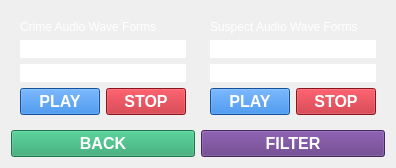
            <widget class="QWidget" name="page_2">
             <layout class="QGridLayout" name="gridLayout_3">
              <item row="0" column="1">
               <widget class="QWidget" name="widget_2" native="true">
                <layout class="QGridLayout" name="gridLayout_4">
                 <item row="1" column="0" colspan="2">
                  <widget class="QWidget" name="widget_5" native="true">
                   <property name="styleSheet">
                    <string notr="true">background-color: rgb(255, 255, 255);</string>
                   </property>
                   <layout class="QGridLayout" name="gridLayout_7"/>
                  </widget>
                 </item>
                 <item row="2" column="0" colspan="2">
                  <widget class="QWidget" name="widget_6" native="true">
                   <property name="styleSheet">
                    <string notr="true">background-color: rgb(255, 255, 255);</string>
                   </property>
                   <layout class="QGridLayout" name="gridLayout_9"/>
                  </widget>
                 </item>
                 <item row="3" column="0">
                  <widget class="QPushButton" name="pushButton_6">
                   <property name="font">
                    <font>
                     <pointsize>12</pointsize>
                     <weight>75</weight>
                     <bold>true</bold>
                    </font>
                   </property>
                   <property name="styleSheet">
                    <string notr="true">background-color: rgb(28, 113, 216);
color: rgb(255, 255, 255);</string>
                   </property>
                   <property name="text">
                    <string>PLAY</string>
                   </property>
                  </widget>
                 </item>
                 <item row="3" column="1">
                  <widget class="QPushButton" name="pushButton_7">
                   <property name="font">
                    <font>
                     <pointsize>12</pointsize>
                     <weight>75</weight>
                     <bold>true</bold>
                    </font>
                   </property>
                   <property name="styleSheet">
                    <string notr="true">background-color: rgb(192, 28, 40);
color: rgb(255, 255, 255);</string>
                   </property>
                   <property name="text">
                    <string>STOP</string>
                   </property>
                  </widget>
                 </item>
                 <item row="0" column="0" colspan="2">
                  <widget class="QLabel" name="label_11">
                   <property name="styleSheet">
                    <string notr="true">color: rgb(255, 255, 255);</string>
                   </property>
                   <property name="text">
                    <string>Suspect Audio Wave Forms</string>
                   </property>
                  </widget>
                 </item>
                </layout>
               </widget>
              </item>
              <item row="0" column="0">
               <widget class="QWidget" name="widget" native="true">
                <layout class="QGridLayout" name="gridLayout_5">
                 <item row="0" column="0" colspan="2">
                  <widget class="QLabel" name="label_2">
                   <property name="styleSheet">
                    <string notr="true">color: rgb(255, 255, 255);</string>
                   </property>
                   <property name="text">
                    <string>Crime Audio Wave Forms</string>
                   </property>
                  </widget>
                 </item>
                 <item row="1" column="0" colspan="2">
                  <widget class="QWidget" name="widget_3" native="true">
                   <property name="styleSheet">
                    <string notr="true">background-color: rgb(255, 255, 255);</string>
                   </property>
                   <layout class="QGridLayout" name="gridLayout_6"/>
                  </widget>
                 </item>
                 <item row="2" column="0" colspan="2">
                  <widget class="QWidget" name="widget_4" native="true">
                   <property name="styleSheet">
                    <string notr="true">background-color: rgb(255, 255, 255);</string>
                   </property>
                   <layout class="QGridLayout" name="gridLayout_8"/>
                  </widget>
                 </item>
                 <item row="3" column="0">
                  <widget class="QPushButton" name="pushButton_4">
                   <property name="font">
                    <font>
                     <pointsize>12</pointsize>
                     <weight>75</weight>
                     <bold>true</bold>
                    </font>
                   </property>
                   <property name="styleSheet">
                    <string notr="true">color: rgb(255, 255, 255);
background-color: rgb(28, 113, 216);</string>
                   </property>
                   <property name="text">
                    <string>PLAY</string>
                   </property>
                  </widget>
                 </item>
                 <item row="3" column="1">
                  <widget class="QPushButton" name="pushButton_5">
                   <property name="font">
                    <font>
                     <pointsize>12</pointsize>
                     <weight>75</weight>
                     <bold>true</bold>
                    </font>
                   </property>
                   <property name="styleSheet">
                    <string notr="true">color: rgb(255, 255, 255);
background-color: rgb(192, 28, 40);</string>
                   </property>
                   <property name="text">
                    <string>STOP</string>
                   </property>
                  </widget>
                 </item>
                </layout>
               </widget>
              </item>
              <item row="1" column="1">
               <widget class="QPushButton" name="pushButton_8">
                <property name="font">
                 <font>
                  <pointsize>12</pointsize>
                  <weight>75</weight>
                  <bold>true</bold>
                 </font>
                </property>
                <property name="styleSheet">
                 <string notr="true">background-color: rgb(97, 53, 131);
color: rgb(255, 255, 255);</string>
                </property>
                <property name="text">
                 <string>FILTER</string>
                </property>
               </widget>
              </item>
              <item row="1" column="0">
               <widget class="QPushButton" name="pushButton_9">
                <property name="font">
                 <font>
                  <pointsize>12</pointsize>
                  <weight>75</weight>
                  <bold>true</bold>
                 </font>
                </property>
                <property name="styleSheet">
                 <string notr="true">color: rgb(255, 255, 255);
background-color: rgb(38, 162, 105);</string>
                </property>
                <property name="text">
                 <string>BACK</string>
                </property>
               </widget>
              </item>
             </layout>
            </widget>
